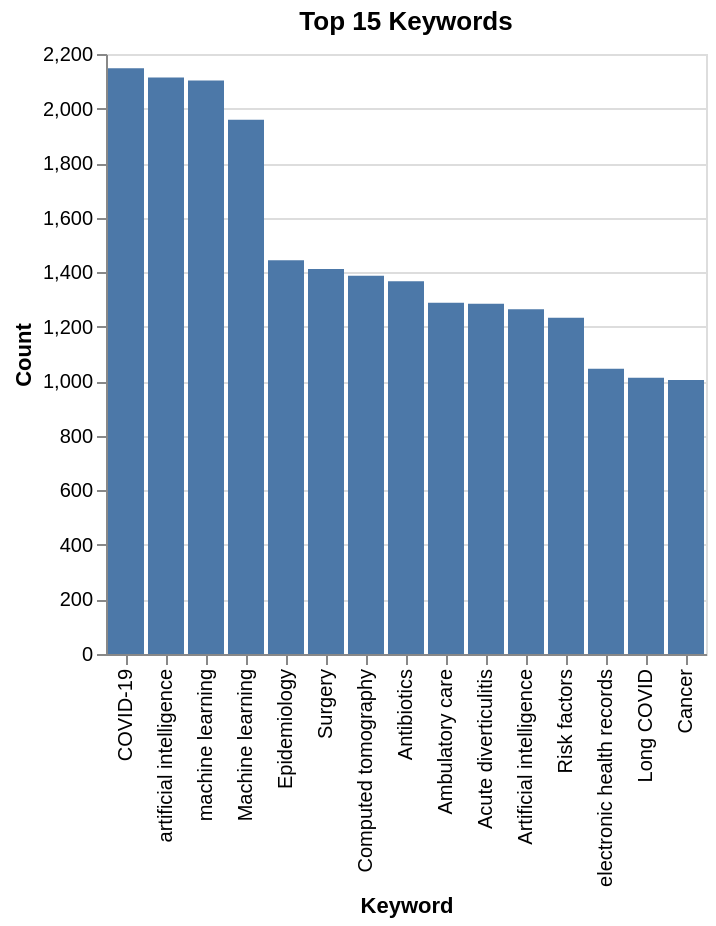

The notebook cell this image was saved under:
### Code cell
(
    alt.Chart(top_keywords)
    .mark_bar()
    .encode(
        x=alt.X(
            "keyword:O",
            title="Keyword",
            sort=alt.SortField("count", order="descending"),
        ),
        y=alt.Y("count:Q", title="Count"),
    )
    .properties(title="Top 15 Keywords")
)

### Figure 1 — Vega-Lite specification as saved in the notebook (floating-point values rounded to 4 significant figures)
{"config": {"view": {"continuousWidth": 300, "continuousHeight": 300}}, "data": {"name": "data-5e2f9e3bdf41b306d752a194f31a07f9"}, "mark": {"type": "bar"}, "encoding": {"x": {"field": "keyword", "sort": {"field": "count", "order": "descending"}, "title": "Keyword", "type": "ordinal"}, "y": {"field": "count", "title": "Count", "type": "quantitative"}}, "title": "Top 15 Keywords", "$schema": "https://vega.github.io/schema/vega-lite/v6.1.0.json", "datasets": {"data-5e2f9e3bdf41b306d752a194f31a07f9": [{"keyword": "COVID-19", "count": 2148}, {"keyword": "artificial intelligence", "count": 2114}, {"keyword": "machine learning", "count": 2103}, {"keyword": "Machine learning", "count": 1959}, {"keyword": "Epidemiology", "count": 1444}, {"keyword": "Surgery", "count": 1412}, {"keyword": "Computed tomography", "count": 1387}, {"keyword": "Antibiotics", "count": 1367}, {"keyword": "Ambulatory care", "count": 1288}, {"keyword": "Acute diverticulitis", "count": 1284}, {"keyword": "Artificial intelligence", "count": 1264}, {"keyword": "Risk factors", "count": 1233}, {"keyword": "electronic health records", "count": 1046}, {"keyword": "Long COVID", "count": 1013}, {"keyword": "Cancer", "count": 1005}]}}
